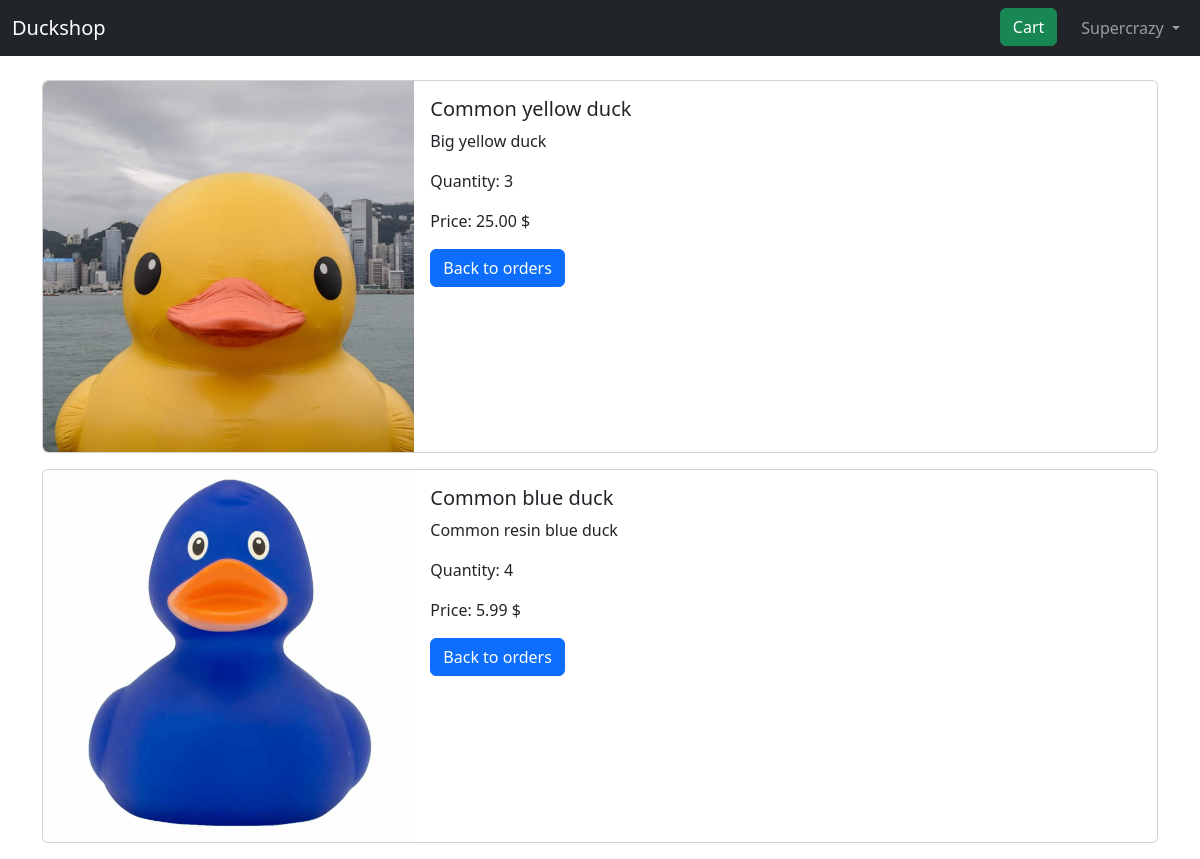
The app's page /order/2/ (signed in) with its own data.
### users/models.py (models this page shows)
class CustomUser(AbstractUser):
    phone = PhoneField(blank=True, help_text='Contact phone number')

### pages/models.py (models this page shows, shortened)
class OrderEntry(models.Model):
    product = models.ForeignKey(
        Product,
        on_delete=models.CASCADE,
    )
    quantity = models.PositiveIntegerField()
    customer = models.ForeignKey(
            settings.AUTH_USER_MODEL,
            on_delete=models.CASCADE,
        )
    order = models.ForeignKey(
        Order,
        on_delete=models.CASCADE,
        related_name='orderentry'
    )

class Product(models.Model):
    title = models.CharField(max_length=255)
    description = models.TextField()
    price = models.DecimalField(max_digits=8, decimal_places=2)
    image = models.ImageField(upload_to='images/')

### pages/views.py (the view)
# urls.py: path("order/<int:pk>/", views.OrderDetailView.as_view(), name="order_detail"),
class OrderDetailView(PermissionRequiredMixin, ListView):
    permission_required = "add"
    template_name = 'order_detail.html'
    login_url = 'login'
    def get_queryset(self):
        return models.OrderEntry.objects.all().filter(order=models.Order.objects.all().get(pk=self.kwargs['pk']))

### templates/order_detail.html (shortened to what this page needs)
{% extends 'base.html' %}
{% block content %}
{% for order in object_list %}
    <div class="card mb-3" >
        <div class="row g-0">
            <div class="col-md-4">
                    <img src="{{ MEDIA_URL }}{{ order.product.image.url }}" class="img-fluid rounded-start" style="width: 100%;">
            </div>
            <div class="col-md-8">
                <div class="card-body">
                    <h5 class="card-title">{{ order.product.title }}</h5>
                    <p class="card-text">{{ order.product.description }}</p>
                    <p class="card-text">Quantity: {{ order.quantity }}</p>
                    <p class="card-text">Price: {{ order.product.price }} $</p>
                    <a class="btn btn-primary" href="{% url 'order_list' %}">Back to orders</a>
                </div>
            </div>
        </div>
    </div>
    {% endfor %}
{% endblock content %}

### templates/base.html (shortened to what this page needs)
<!doctype html>
<html lang="en">
    <head>
    <link href="https://cdn.jsdelivr.net/npm/bootstrap@5.3.3/dist/css/bootstrap.min.css" rel="stylesheet">
    </head>
    <body>
        <nav class="navbar navbar-expand-md bg-dark mb-4" data-bs-theme="dark">
            <div class="container-fluid">
                <a class="navbar-brand" href="{% url 'home' %}">Duckshop</a>
                <div class="collapse navbar-collapse" id="navbarCollapse">
                {% if user.is_authenticated %}
                    <ul class="navbar-nav ms-auto">
                        <li class="nav-item me-3"><a href="{% url 'cart' %}" class="btn btn-success">Cart</a></li>
                        <li class="nav-item">
                            <a class="nav-link dropdown-toggle" href="#" id="userMenu" data-bs-toggle="dropdown" aria-expanded="false">
                                {{ user.username }}
                            </a>
                        </li>
                    </ul>
                    {% else %}
                    <form class="form-inline ms-auto">
                        <a href="{% url 'login' %}" class="btn btn-outline-secondary">Log in</a>
                        <a href="{% url 'signup' %}" class="btn btn-primary ms-2">Sign up</a>
                    </form>
                    {% endif %}
                </div>
            </div>
        </nav>
        <div class="container">
        {% block content %}
        {% endblock %}
        </div>
    </body>
</html>

### records on screen
CustomUser: username "Supercrazy"
OrderEntry: product.image (picture), product "Common yellow duck", product.description "Big yellow duck", quantity "3", product.price "25.00"
OrderEntry: product.image (picture), product "Common blue duck", product.description "Common resin blue duck", quantity "4", product.price "5.99"
